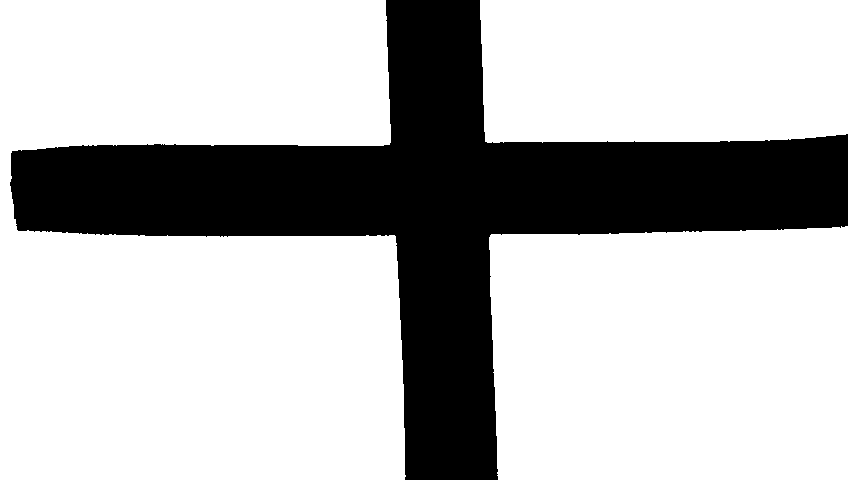
#> input picture OpenCV-Python/track.png, 848 x 480 px
$ python feature_cornerHarris.py
#> lines starting #> are read from the running program, lines starting #| are printed output that depends on the picture; after the words box and inside, x2 and y2 are one past the last pixel; in counts of white or black regions, pixels touching at a corner belong together
import cv2
import numpy as np

filename = 'track.png' # 'chessboard.png'
img = cv2.imread(filename)
#> img is the input picture: shape (480, 848, 3); 72.7% white; 1 black region, box (x1, y1, x2, y2) and area: (10, 0, 848, 480) 111183
gray = cv2.cvtColor(img,cv2.COLOR_BGR2GRAY)

gray = np.float32(gray)
dst = cv2.cornerHarris(gray,2,3,0.04)
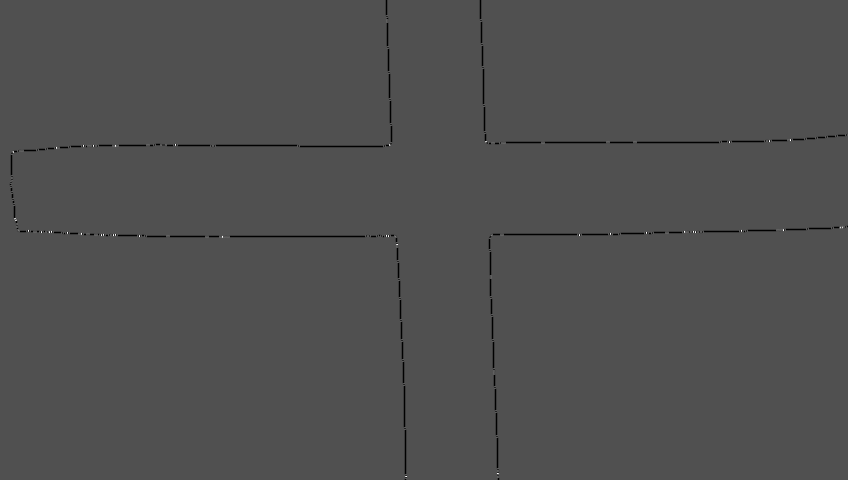
#> dst: shape (480, 848) float32; min -169130016, max 367494464, mean -1116737.1; drawn with min black and max white

#result is dilated for marking the corners, not important
dst = cv2.dilate(dst,None)
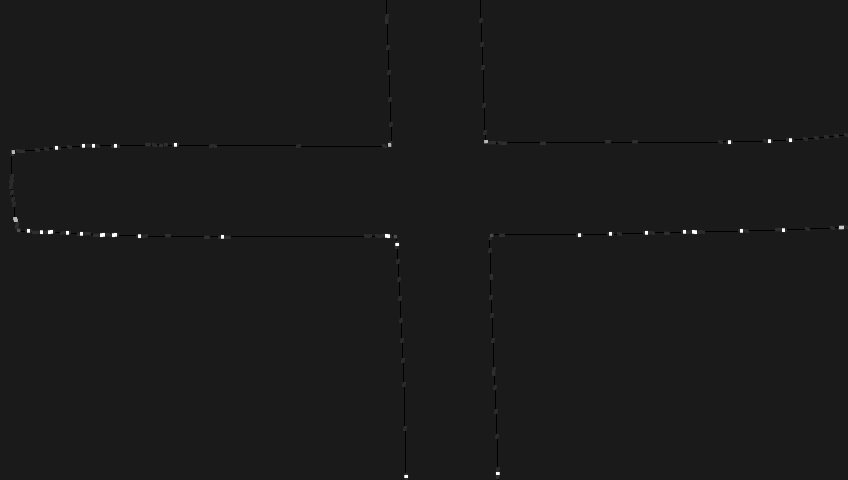
#> dst: shape (480, 848) float32; min -42282504, max 367494464, mean 348196.7; drawn with min black and max white

# Threshold for an optimal value, it may vary depending on the image.
img[dst>0.01*dst.max()]=[0,0,255]
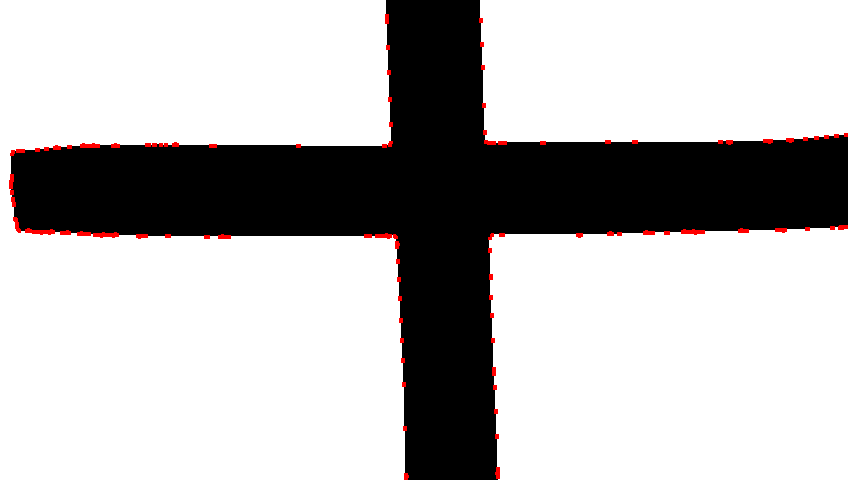
#> img: shape (480, 848, 3); 0.71% of pixels changed, all inside (x1, y1, x2, y2) = (9, 14, 848, 480)

cv2.imshow('dst',img)
if cv2.waitKey(0) & 0xff == 27:
#> (key Esc is pressed here)
    cv2.destroyAllWindows()
